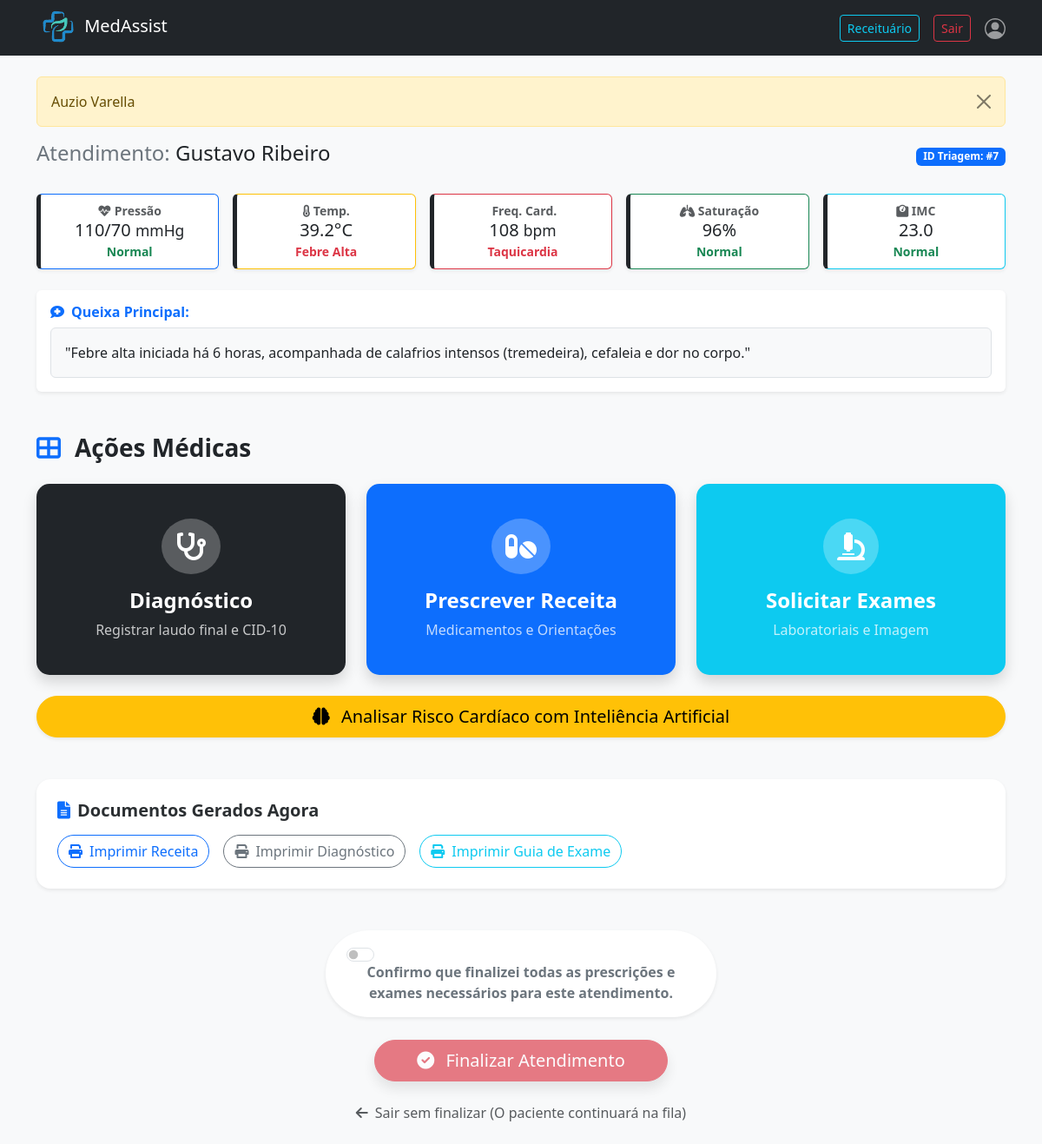
/controller/AtendimentoHubController.php?triagem_id=7&paciente_id=11 (signed in), run on the app's committed database.
### tables this page shows
CREATE TABLE `triagens` (
  `id` int(11) NOT NULL AUTO_INCREMENT,
  `paciente_id` int(11) NOT NULL,
  `enfermeiro_id` int(11) NOT NULL,
  `queixa_principal` text NOT NULL,
  `temperatura` decimal(4,1) DEFAULT NULL COMMENT 'Ex: 36.5',
  `peso` decimal(5,2) DEFAULT NULL COMMENT 'Ex: 70.50',
  `altura` decimal(3,2) DEFAULT NULL COMMENT 'Ex: 1.75',
  `frequencia_cardiaca` int(11) DEFAULT NULL COMMENT 'Ex: 80',
  `saturacao` int(11) DEFAULT NULL COMMENT 'Ex: 98',
  `pressao_sistolica` int(11) DEFAULT NULL,
  `pressao_diastolica` int(11) DEFAULT NULL,
  `classificacao_risco` enum('Azul','Verde','Amarelo','Laranja','Vermelho') DEFAULT 'Verde',
  `data_hora` datetime DEFAULT current_timestamp(),
  `status` enum('Aguardando Médico','Atendido','Cancelado') DEFAULT 'Aguardando Médico',
  PRIMARY KEY (`id`)
);

CREATE TABLE `usuarios` (
  `id` int(11) NOT NULL AUTO_INCREMENT,
  `cpf` varchar(14) DEFAULT NULL,
  `nome` varchar(100) NOT NULL,
  `email` varchar(100) DEFAULT NULL,
  `data_nascimento` date NOT NULL,
  `senha` varchar(255) DEFAULT NULL,
  `role` enum('admin','medico','enfermeiro','paciente') DEFAULT 'paciente' COMMENT 'Papéis de acesso ao sistema',
  `crm_registro` varchar(50) DEFAULT NULL COMMENT 'Registro CRM do Médico. Deve ser preenchido se o papel role for medico.',
  `coren_registro` varchar(50) DEFAULT NULL COMMENT 'Registro COREN do Enfermeiro/Técnico. Deve ser preenchido se o role for enfermeiro.',
  PRIMARY KEY (`id`),
  UNIQUE KEY `crm_registro` (`crm_registro`),
  UNIQUE KEY `coren_registro` (`coren_registro`),
  UNIQUE KEY `cpf` (`cpf`),
  UNIQUE KEY `cpf_2` (`cpf`),
  UNIQUE KEY `cpf_3` (`cpf`),
  UNIQUE KEY `cpf_4` (`cpf`)
);

### controller/AtendimentoHubController.php (called while the page is built, shortened)
<?php
require_once '../Model/conexao.php';
$triagem_id = $_GET['triagem_id'] ?? '';
$sql = "SELECT t.*, u.nome, u.data_nascimento FROM triagens t
        JOIN usuarios u ON t.paciente_id = u.id
        WHERE t.id = '$triagem_id'";
$res = mysqli_query($conexao, $sql);
$t = mysqli_fetch_assoc($res);
$sql_exame = "SELECT id FROM guia_exames
              WHERE triagem_id = '$triagem_id'
              AND DATE(data_solicitacao) = CURDATE()
              ORDER BY data_solicitacao DESC LIMIT 1";
$res_exame = mysqli_query($conexao, $sql_exame);
$exame_recente = mysqli_fetch_assoc($res_exame);
$sql_receita = "SELECT id FROM receitas
            WHERE paciente_id = '{$t['paciente_id']}'
            AND DATE(data_prescricao) = CURDATE()
            ORDER BY data_prescricao DESC LIMIT 1";
$res_receita = mysqli_query($conexao, $sql_receita);
$receita_recente = mysqli_fetch_assoc($res_receita);
$sql_diag_recente = "SELECT id, data FROM diagnostico
                    WHERE triagem_id = '$triagem_id'
                    AND DATE(data) = CURDATE()
                    ORDER BY data DESC LIMIT 1";
$res_diag_recente = mysqli_query($conexao, $sql_diag_recente);
$diag_recente = mysqli_fetch_assoc($res_diag_recente);
function validarTemperatura($temp) {
    if ($temp >= 39.0) return ['msg' => 'Febre Alta', 'class' => 'text-danger fw-bold'];
    return ['msg' => 'Normal', 'class' => 'text-success'];
}
function validarFrequencia($freq) {
    if ($freq > 100) return ['msg' => 'Taquicardia', 'class' => 'text-danger fw-bold'];
    return ['msg' => 'Normal', 'class' => 'text-success'];
}
function validarSaturacao($sat) {
    return ['msg' => 'Normal', 'class' => 'text-success'];
}
function validarPressao($sis, $dia) {
    return ['msg' => 'Normal', 'class' => 'text-success'];
}
function calcularIMC($peso, $altura) {
    $imc = $peso / ($altura * $altura);
    $res = ['valor' => number_format($imc, 1)];
    if ($imc < 18.5) { $res['msg'] = 'Abaixo do peso'; $res['class'] = 'text-warning'; }
    elseif ($imc < 24.9) { $res['msg'] = 'Normal'; $res['class'] = 'text-success'; }
    elseif ($imc < 29.9) { $res['msg'] = 'Sobrepeso'; $res['class'] = 'text-warning'; }
    else { $res['msg'] = 'Obesidade'; $res['class'] = 'text-danger'; }
    return $res;
}
$v_temp  = validarTemperatura($t['temperatura']);
$v_freq  = validarFrequencia($t['frequencia_cardiaca']);
$v_sat   = validarSaturacao($t['saturacao']);
$v_press = validarPressao($t['pressao_sistolica'], $t['pressao_diastolica']);
$v_imc   = calcularIMC($t['peso'], $t['altura']);
require_once '../view/atendimento-hub.php';

### view/atendimento-hub.php (the view, shortened to what this page needs)
<!DOCTYPE html>
<html lang="pt-br">
<head>
    <link href="https://cdn.jsdelivr.net/npm/bootstrap@5.3.3/dist/css/bootstrap.min.css" rel="stylesheet">
    <link rel="stylesheet" href="https://cdnjs.cloudflare.com/ajax/libs/font-awesome/6.0.0/css/all.min.css">
</head>
<body class="bg-light">
    <?php include('navbar.php'); ?>
    <div class="container py-4">
        <?php include('mensagem.php'); ?>
        <div class="mb-4 d-flex justify-content-between align-items-center">
            <h2 class="h4 text-secondary">Atendimento: <span class="text-dark"><?= htmlspecialchars($t['nome']) ?></span></h2>
            <span class="badge bg-primary">ID Triagem: #<?= $triagem_id ?></span>
        </div>
        <div class="row g-3 mb-4 text-center">
            <div class="col">
                <div class="card h-100 shadow-sm border-indicador border-primary">
                    <div class="card-body p-2">
                        <small class="text-muted fw-bold d-block"><i class="fas fa-heartbeat"></i> Pressão</small>
                        <h5 class="mb-0 text-dark"><?= $t['pressao_sistolica'] ?>/<?= $t['pressao_diastolica'] ?> <small>mmHg</small></h5>
                        <small class="<?= $v_press['class'] ?> fw-bold"><?= $v_press['msg'] ?></small>
                    </div>
                </div>
            </div>
            <div class="col">
                <div class="card h-100 shadow-sm border-indicador border-warning">
                    <div class="card-body p-2">
                        <small class="text-muted fw-bold d-block"><i class="fas fa-thermometer-half"></i> Temp.</small>
                        <h5 class="mb-0 text-dark"><?= $t['temperatura'] ?>°C</h5>
                        <small class="<?= $v_temp['class'] ?> fw-bold"><?= $v_temp['msg'] ?></small>
                    </div>
                </div>
            </div>
            <div class="col">
                <div class="card h-100 shadow-sm border-indicador border-danger">
                    <div class="card-body p-2">
                        <small class="text-muted fw-bold d-block"><i class="fas fa-pulse"></i> Freq. Card.</small>
                        <h5 class="mb-0 text-dark"><?= $t['frequencia_cardiaca'] ?> <small>bpm</small></h5>
                        <small class="<?= $v_freq['class'] ?> fw-bold"><?= $v_freq['msg'] ?></small>
                    </div>
                </div>
            </div>
            <div class="col">
                <div class="card h-100 shadow-sm border-indicador border-success">
                    <div class="card-body p-2">
                        <small class="text-muted fw-bold d-block"><i class="fas fa-lungs"></i> Saturação</small>
                        <h5 class="mb-0 text-dark"><?= $t['saturacao'] ?>%</h5>
                        <small class="<?= $v_sat['class'] ?> fw-bold"><?= $v_sat['msg'] ?></small>
                    </div>
                </div>
            </div>
            <div class="col">
                <div class="card h-100 shadow-sm border-indicador border-info">
                    <div class="card-body p-2">
                        <small class="text-muted fw-bold d-block"><i class="fas fa-weight"></i> IMC</small>
                        <h5 class="mb-0 text-dark"><?= $v_imc['valor'] ?></h5>
                        <small class="<?= $v_imc['class'] ?> fw-bold"><?= $v_imc['msg'] ?></small>
                    </div>
                </div>
            </div>
        </div>
        <div class="card shadow-sm border-0 mb-5">
            <div class="card-body">
                <h6 class="card-title fw-bold text-primary"><i class="fas fa-comment-medical me-2"></i>Queixa Principal:</h6>
                <p class="card-text bg-light p-3 rounded border">"<?= nl2br(htmlspecialchars($t['queixa_principal'])) ?>"</p>
            </div>
        </div>
        <h3 class="mb-4 fw-bold text-dark"><i class="fas fa-th-large me-3 text-primary"></i>Ações Médicas</h3>
        <div class="row g-4 mb-5">
            <div class="col-md-4">
                <a href="../view/diagnostico-create.php?triagem_id=<?= $triagem_id ?>&paciente_id=<?= $t['paciente_id'] ?>" class="card card-atendimento h-100 shadow bg-dark text-white p-4">
                    <div class="card-body text-center">
                        <div class="bg-white bg-opacity-25 rounded-circle d-inline-flex p-3 mb-3">
                            <i class="fas fa-stethoscope fa-2x"></i>
                        </div>
                        <h4 class="fw-bold">Diagnóstico</h4>
                        <p class="mb-0 opacity-75">Registrar laudo final e CID-10</p>
                    </div>
                </a>
            </div>
            <div class="col-md-4">
                <a href="../view/receita-create.php?paciente_id=<?= $t['paciente_id']; ?>&triagem_id=<?= $t['id']; ?>" class="card card-atendimento h-100 shadow bg-primary text-white p-4">
                    <div class="card-body text-center">
                        <div class="bg-white bg-opacity-25 rounded-circle d-inline-flex p-3 mb-3">
                            <i class="fas fa-pills fa-2x"></i>
                        </div>
                        <h4 class="fw-bold">Prescrever Receita</h4>
                        <p class="mb-0 opacity-75">Medicamentos e Orientações</p>
                    </div>
                </a>
            </div>
            <div class="col-md-4">
                <a href="../view/guia-exame-create.php?triagem_id=<?= $triagem_id ?>&paciente_id=<?= $t['paciente_id'] ?>" class="card card-atendimento h-100 shadow bg-info text-white p-4">
                    <div class="card-body text-center">
                        <div class="bg-white bg-opacity-25 rounded-circle d-inline-flex p-3 mb-3 text-info">
                            <i class="fas fa-microscope fa-2x text-white"></i>
                        </div>
                        <h4 class="fw-bold text-white">Solicitar Exames</h4>
                        <p class="mb-0 opacity-75 text-white">Laboratoriais e Imagem</p>
                    </div>
                </a>
            </div>
            <div class="col-md-12 mt-4">
                <button type="button" class="btn btn-warning btn-lg w-100 shadow-sm rounded-pill" data-bs-toggle="modal" data-bs-target="#modalRiscoCardiaco">
                    <i class="fas fa-brain me-2"></i> Analisar Risco Cardíaco com Inteliência Artificial
                </button>
            </div>
        </div>
        <?php if ($exame_recente || $receita_recente): ?>
        <div class="alert alert-secondary bg-white border-0 shadow-sm rounded-4 p-4 mb-5">
            <h5 class="fw-bold mb-3"><i class="fas fa-file-alt me-2 text-primary"></i>Documentos Gerados Agora</h5>
            <div class="d-flex gap-3">
                <?php if ($receita_recente): ?>
                    <a href="../view/receita-view.php?id=<?= $receita_recente['id'] ?>" class="btn btn-outline-primary rounded-pill">
                        <i class="fas fa-print me-2"></i>Imprimir Receita
                    </a>
                <?php endif; ?>
                <?php if ($diag_recente): ?>
                    <a href="../view/diagnostico-view.php?id=<?= $diag_recente['id'] ?>" class="btn btn-outline-secondary rounded-pill">
                        <i class="fas fa-print me-2"></i>Imprimir Diagnóstico
                    </a>
                <?php endif; ?>
                <?php if ($exame_recente): ?>
                    <a href="../view/guia-exame-view.php?id=<?= $exame_recente['id'] ?>" class="btn btn-outline-info rounded-pill">
                        <i class="fas fa-print me-2"></i>Imprimir Guia de Exame
                    </a>
                <?php endif; ?>
            </div>
        </div>
        <?php endif; ?>
        <div class="text-center mt-5">
            <form action="../controller/ExameController.php" method="POST" id="formFinalizar">
                <div class="d-flex justify-content-center mb-4">
                    <div class="form-check form-switch bg-white p-3 px-4 rounded-pill shadow-sm" style="max-width: 450px;">
                        <input class="form-check-input ms-0 me-2" type="checkbox" id="checkFinalizar" name="confirmacao_prescricao">
                        <label class="form-check-label fw-bold text-secondary" for="checkFinalizar">
                            Confirmo que finalizei todas as prescrições e exames necessários para este atendimento.
                        </label>
                    </div>
                </div>
                <button type="submit" name="concluir_atendimento" id="btnFinalizar" class="btn btn-danger btn-lg px-5 rounded-pill shadow" disabled>
                    <i class="fas fa-check-circle me-2"></i> Finalizar Atendimento
                </button>
            </form>
            <div class="mt-4">
                <a href="../view/painel-medico.php" class="text-decoration-none text-muted">
                    <i class="fas fa-arrow-left me-2"></i>Sair sem finalizar (O paciente continuará na fila)
                </a>
            </div>
        </div>
    </div>
</body>
</html>

### view/atendimento-hub.php (style rules this page uses)
.card-atendimento { transition: all 0.3s; text-decoration: none; border-radius: 15px; border: none; }
.border-indicador { border-left: 5px solid !important; }

### data on the page
triagens: usuarios.nome "Gustavo Ribeiro", pressao_sistolica "110", pressao_diastolica "70", pressao_sistolica+pressao_diastolica "Normal", temperatura "39.2", temperatura "Febre Alta", frequencia_cardiaca "108", frequencia_cardiaca "Taquicardia", saturacao "96", saturacao "Normal", peso+altura "23.0", peso+altura "Normal", queixa_principal "Febre alta iniciada há 6 horas, acompanhada de calafrios intensos (tremedeira), cefaleia e dor no corpo."

### other printed values
$_SESSION['mensagem'] "Auzio Varella"
$triagem_id "7"
